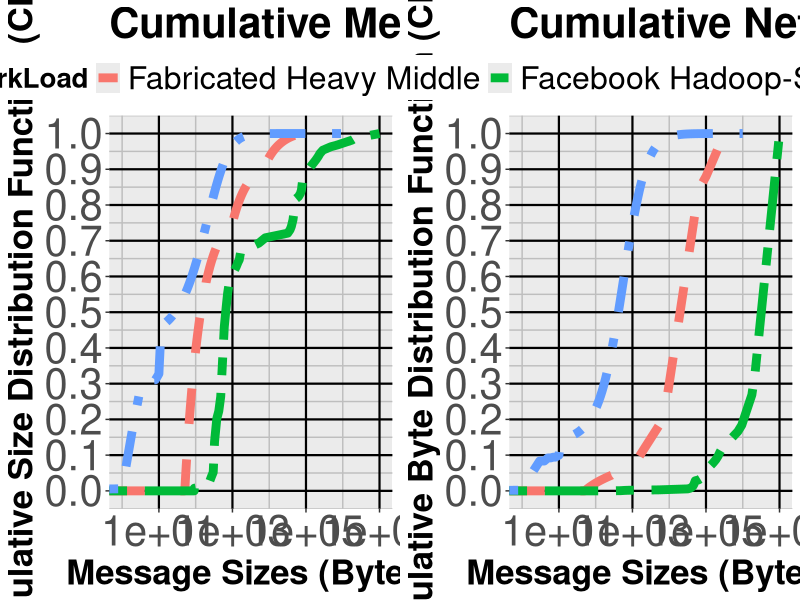

Write R code to recreate this figure.
#!/usr/bin/Rscript

# plots the value size distribution of Facebook workload based on the paper
# "Workload Analysis of a Large-Scale Key-Value Store"

library(ggplot2)
library(gridExtra)
RTT <- 7.75e-6 #seconds
C <- 1e10 #Gb/s



ETHERNET_PREAMBLE_SIZE <- 8
ETHERNET_HDR_SIZE <- 14
MAX_ETHERNET_PAYLOAD_BYTES <- 1500
MIN_ETHERNET_PAYLOAD_BYTES <- 46
IP_HEADER_SIZE <- 20
UDP_HEADER_SIZE <- 8
ETHERNET_CRC_SIZE <- 4
INTER_PKT_GAP <- 12
HOMA_HDR_SIZE <- 16
 
msgSizeOnWire <- function(msgDataBytes)
{
    bytesOnWire <- 0
    maxDataInHomaPkt <- MAX_ETHERNET_PAYLOAD_BYTES - IP_HEADER_SIZE
            - UDP_HEADER_SIZE - HOMA_HDR_SIZE

    numFullPkts <- msgDataBytes %/%  maxDataInHomaPkt
    bytesOnWire <- bytesOnWire + numFullPkts * (MAX_ETHERNET_PAYLOAD_BYTES + ETHERNET_HDR_SIZE
            + ETHERNET_CRC_SIZE + ETHERNET_PREAMBLE_SIZE + INTER_PKT_GAP)
    numPartialBytes <- msgDataBytes - numFullPkts * maxDataInHomaPkt

    ## if all msgDataBytes fit in full pkts, we should return at this point
    if ((numFullPkts > 0) & (numPartialBytes == 0)) {
        return (bytesOnWire)
    }
    numPartialBytes <- numPartialBytes +  HOMA_HDR_SIZE + IP_HEADER_SIZE +
            UDP_HEADER_SIZE

    if (numPartialBytes < MIN_ETHERNET_PAYLOAD_BYTES) {
        numPartialBytes <- MIN_ETHERNET_PAYLOAD_BYTES
    }
    numPartialBytesOnWire <- numPartialBytes + ETHERNET_HDR_SIZE +
            ETHERNET_CRC_SIZE + ETHERNET_PREAMBLE_SIZE + INTER_PKT_GAP

    bytesOnWire <- bytesOnWire + numPartialBytesOnWire
    return (bytesOnWire)
}

maxUnsched <- RTT*C/8
unschedVec <- seq(0, 2*maxUnsched, maxUnsched/1000)

getUnschedFrac <- function(prob, msgSizes)
{
    unschedFrac <- c()
    for (unsched in unschedVec) {
        unschedFrac <- c(unschedFrac, sum(prob*sapply(pmin(unsched, msgSizes), msgSizeOnWire)))
    }
    unschedFrac <- unschedFrac / sum(prob*sapply(msgSizes, msgSizeOnWire))
    return(unschedFrac)
}
unschedFracFrame <- data.frame(Unsched=c(), CumUnschedFrac=c(), Workload=c())

predefProb <- read.table("FacebookKeyValueMsgSizeDist.txt", col.names=c('msgSize', 'CDF'), skip=1)
x<-10^(seq(log10(tail(predefProb$msgSize, 1) + 1), log10(1000000), length.out=100))
sigma <- 214.476
k <- 0.348238
y0 <- 0.47
x0 <- 15
y<-(1-(1+k*(x-x0)/sigma)^(-1/k))*(1-y0)+y0
value <- c(predefProb$msgSize,x)
cumProb <- c(predefProb$CDF, y)
prob = cumProb-c(0,cumProb[1:length(cumProb)-1])
byteFrac = prob*sapply(value, msgSizeOnWire)
cumBytes <- cumsum(byteFrac)/sum(byteFrac)
cdfFrame <- data.frame(MessageSize=value, CDF=cumProb, CBF=cumBytes,
        WorkLoad="Facebook KeyValue-Servers")
unschedFracFrame <- rbind(unschedFracFrame,
    data.frame(Unsched=unschedVec, CumUnschedFrac=getUnschedFrac(prob, value),
    Workload="Facebook KeyValue-Servers"))


#predefProb <- read.table("DCTCP_MsgSizeDist.txt", col.names=c('MessageSize', 'CDF'), skip=1)
#predefProb$MessageSize <-  predefProb$MessageSize*1500
#predefProb <- rbind(data.frame(MessageSize=c(0,predefProb$MessageSize[1]-1), CDF=c(0,0)), predefProb)
#predefProb$WorkLoad <- "Web Search"
#prob = predefProb$CDF-c(0,predefProb$CDF[1:length(predefProb$CDF)-1])
#byteFrac = prob * sapply(predefProb$MessageSize, msgSizeOnWire)
#cumBytes <- cumsum(byteFrac)/sum(byteFrac)
#predefProb$CBF <- cumBytes
#cdfFrame <- rbind(predefProb, cdfFrame)
#unschedFracFrame <- rbind(unschedFracFrame,
#    data.frame(Unsched=unschedVec, CumUnschedFrac=getUnschedFrac(prob, predefProb$MessageSize),
#    Workload="Web Search"))


#predefProb <- read.table("Facebook_CacheFollowerDist_IntraCluster.txt",
#        col.names=c('MessageSize', 'CDF'), skip=1)
#predefProb <- rbind(data.frame(MessageSize=c(0,predefProb$MessageSize[1]-1), CDF=c(0,0)), predefProb)
#predefProb$WorkLoad <- "Facebook Cache-Servers"
#prob = predefProb$CDF-c(0,predefProb$CDF[1:length(predefProb$CDF)-1])
#byteFrac = prob * sapply(predefProb$MessageSize, msgSizeOnWire)
#cumBytes <- cumsum(byteFrac)/sum(byteFrac)
#predefProb$CBF <- cumBytes
#cdfFrame <- rbind(predefProb, cdfFrame)
#unschedFracFrame <- rbind(unschedFracFrame,
#    data.frame(Unsched=unschedVec, CumUnschedFrac=getUnschedFrac(prob, predefProb$MessageSize),
#    Workload="Facebook Cache-Servers"))
#
#
#predefProb <- read.table("Facebook_WebServerDist_IntraCluster.txt",
#        col.names=c('MessageSize', 'CDF'), skip=1)
#predefProb <- rbind(data.frame(MessageSize=c(0,predefProb$MessageSize[1]-1), CDF=c(0,0)), predefProb)
#predefProb$WorkLoad <- "Facebook Web-Servers"
#prob = predefProb$CDF-c(0,predefProb$CDF[1:length(predefProb$CDF)-1])
#byteFrac = prob * sapply(predefProb$MessageSize, msgSizeOnWire)
#cumBytes <- cumsum(byteFrac)/sum(byteFrac)
#predefProb$CBF <- cumBytes
#cdfFrame <- rbind(predefProb, cdfFrame)
#unschedFracFrame <- rbind(unschedFracFrame,
#    data.frame(Unsched=unschedVec, CumUnschedFrac=getUnschedFrac(prob, predefProb$MessageSize),
#    Workload="Facebook Web-Servers"))


predefProb <- read.table("Facebook_HadoopDist_All.txt",
        col.names=c('MessageSize', 'CDF'), skip=1)
predefProb <- rbind(data.frame(MessageSize=c(0,predefProb$MessageSize[1]-1), CDF=c(0,0)), predefProb)
predefProb$WorkLoad <- "Facebook Hadoop-Servers"
prob = predefProb$CDF-c(0,predefProb$CDF[1:length(predefProb$CDF)-1])
byteFrac = prob * sapply(predefProb$MessageSize, msgSizeOnWire)
cumBytes <- cumsum(byteFrac)/sum(byteFrac)
predefProb$CBF <- cumBytes
cdfFrame <- rbind(predefProb, cdfFrame)
unschedFracFrame <- rbind(unschedFracFrame,
    data.frame(Unsched=unschedVec, CumUnschedFrac=getUnschedFrac(prob, predefProb$MessageSize),
    Workload="Facebook Hadoop-Servers"))


predefProb <- read.table("Fabricated_Heavy_Middle.txt",
        col.names=c('MessageSize', 'CDF'), skip=1)
predefProb <- rbind(data.frame(MessageSize=c(0,predefProb$MessageSize[1]-1), CDF=c(0,0)), predefProb)
predefProb$WorkLoad <- "Fabricated Heavy Middle"
prob = predefProb$CDF-c(0,predefProb$CDF[1:length(predefProb$CDF)-1])
byteFrac = prob * sapply(predefProb$MessageSize, msgSizeOnWire)
cumBytes <- cumsum(byteFrac)/sum(byteFrac)
predefProb$CBF <- cumBytes
cdfFrame <- rbind(predefProb, cdfFrame)
unschedFracFrame <- rbind(unschedFracFrame,
    data.frame(Unsched=unschedVec, CumUnschedFrac=getUnschedFrac(prob, predefProb$MessageSize),
    Workload="Fabricated Heavy Middle"))


#predefProb <- read.table("Fabricated_Heavy_Head.txt",
#        col.names=c('MessageSize', 'CDF'), skip=1)
#predefProb <- rbind(data.frame(MessageSize=c(0,predefProb$MessageSize[1]-1), CDF=c(0,0)), predefProb)
#predefProb$WorkLoad <- "Fabricated Heavy Head"
#prob = predefProb$CDF-c(0,predefProb$CDF[1:length(predefProb$CDF)-1])
#byteFrac = prob * sapply(predefProb$MessageSize, msgSizeOnWire)
#cumBytes <- cumsum(byteFrac)/sum(byteFrac)
#predefProb$CBF <- cumBytes
#cdfFrame <- rbind(predefProb, cdfFrame)
#unschedFracFrame <- rbind(unschedFracFrame,
#    data.frame(Unsched=unschedVec, CumUnschedFrac=getUnschedFrac(prob, predefProb$MessageSize),
#    Workload="Fabricated Heavy Head"))

cdfFrame$WorkLoad <- factor(cdfFrame$WorkLoad)
cdfCbf = list()
cdfCbf[[1]] <- ggplot(cdfFrame, aes(x=MessageSize,y=CDF)) +
        geom_line(aes(color=WorkLoad, linetype=WorkLoad), size = 3, alpha = 1) +
        labs(title = "Cumulative Message Size Distribution") +
        scale_linetype_manual(values=c("dashed", "twodash", "dotdash"))+
        theme(axis.text=element_text(size=30),
            axis.title=element_text(size=25, face="bold"),
            panel.grid.major =
                element_line(size = 0.75, linetype = 'solid', colour = "black"),
            panel.grid.minor =
                element_line(size = 0.5, linetype = 'solid', colour = "gray"),
            legend.text=element_text(size=23),
            legend.title=element_text(size=20, face="bold"),
            legend.position="top",
        plot.title = element_text(size=30, face="bold")) +
        scale_x_log10("Message Sizes (Bytes)")+
        scale_y_continuous(name="Cumulative Size Distribution Function (CDF)", breaks = round(seq(min(cdfFrame$CDF), max(cdfFrame$CDF), by = 0.1),1))

cdfCbf[[2]] <- ggplot(cdfFrame, aes(x=MessageSize,y=CBF)) +
        geom_line(aes(color=WorkLoad, linetype=WorkLoad), size = 3, alpha = 1) +
        labs(title = "Cumulative Network Traffic Byte Distribution") +
        scale_linetype_manual(values=c("dashed", "twodash", "dotdash"))+
        theme(axis.text=element_text(size=30),
            axis.title=element_text(size=25, face="bold"),
            panel.grid.major =
                element_line(size = 0.75, linetype = 'solid', colour = "black"),
            panel.grid.minor =
                element_line(size = 0.5, linetype = 'solid', colour = "gray"),
            legend.text=element_text(size=23),
            legend.title=element_text(size=20, face="bold"),
            legend.position="top",
        plot.title = element_text(size=30, face="bold")) +
        scale_x_log10("Message Sizes (Bytes)")+
        scale_y_continuous(name="Cumulative Byte Distribution Function (CBF)",breaks = round(seq(min(cdfFrame$CBF), max(cdfFrame$CBF), by = 0.1),1))

#cdfCbf[[3]] <- ggplot(cdfFrame, aes(x=MessageSize, y=pmin(C*RTT*(1-CBF)/8, MessageSize))) +
#        geom_line(aes(color=WorkLoad), size = 2, alpha = 1) +
#        labs(title = "Upper bound for unsched bytes") +
#        theme(axis.text=element_text(size=30),
#            axis.title=element_text(size=30, face="bold"),
#            panel.grid.major =
#                element_line(size = 0.75, linetype = 'solid', colour = "black"),
#            panel.grid.minor =
#                element_line(size = 0.5, linetype = 'solid', colour = "gray"),
#            legend.text=element_text(size=30),
#            legend.title=element_text(size=20, face="bold"),
#            legend.position="top",
#        plot.title = element_text(size=20, face="bold")) +
#        scale_x_log10("Message Sizes (Bytes)")+
#        scale_y_continuous(breaks = seq(0, C*RTT/8, by = 0.1*C*RTT/8))
#
#cdfCbf[[4]] <- ggplot(unschedFracFrame, aes(x=Unsched, y=CumUnschedFrac)) +
#        geom_line(aes(color=Workload), size = 2, alpha = 1) +
#        labs(title = "Fraction of transmitted bytes in unsched. pkts (normalized by the max)") +
#        theme(axis.text=element_text(size=30),
#            axis.title=element_text(size=30, face="bold"),
#            panel.grid.major =
#                element_line(size = 0.75, linetype = 'solid', colour = "black"),
#            panel.grid.minor =
#                element_line(size = 0.5, linetype = 'solid', colour = "gray"),
#            legend.text=element_text(size=30),
#            legend.title=element_text(size=20, face="bold"),
#            legend.position="top",
#        plot.title = element_text(size=20, face="bold")) +
#        scale_x_log10("Unsched. Limit (Bytes)")+
#        scale_y_continuous(breaks = seq(0, 1, by = 0.1))

pdf(file='WorkloadCDFsCBFs.pdf', width=30, height=10)
args.list <- list()
args.list <- c(cdfCbf, list(ncol=2))
do.call(grid.arrange, args.list)
dev.off()
